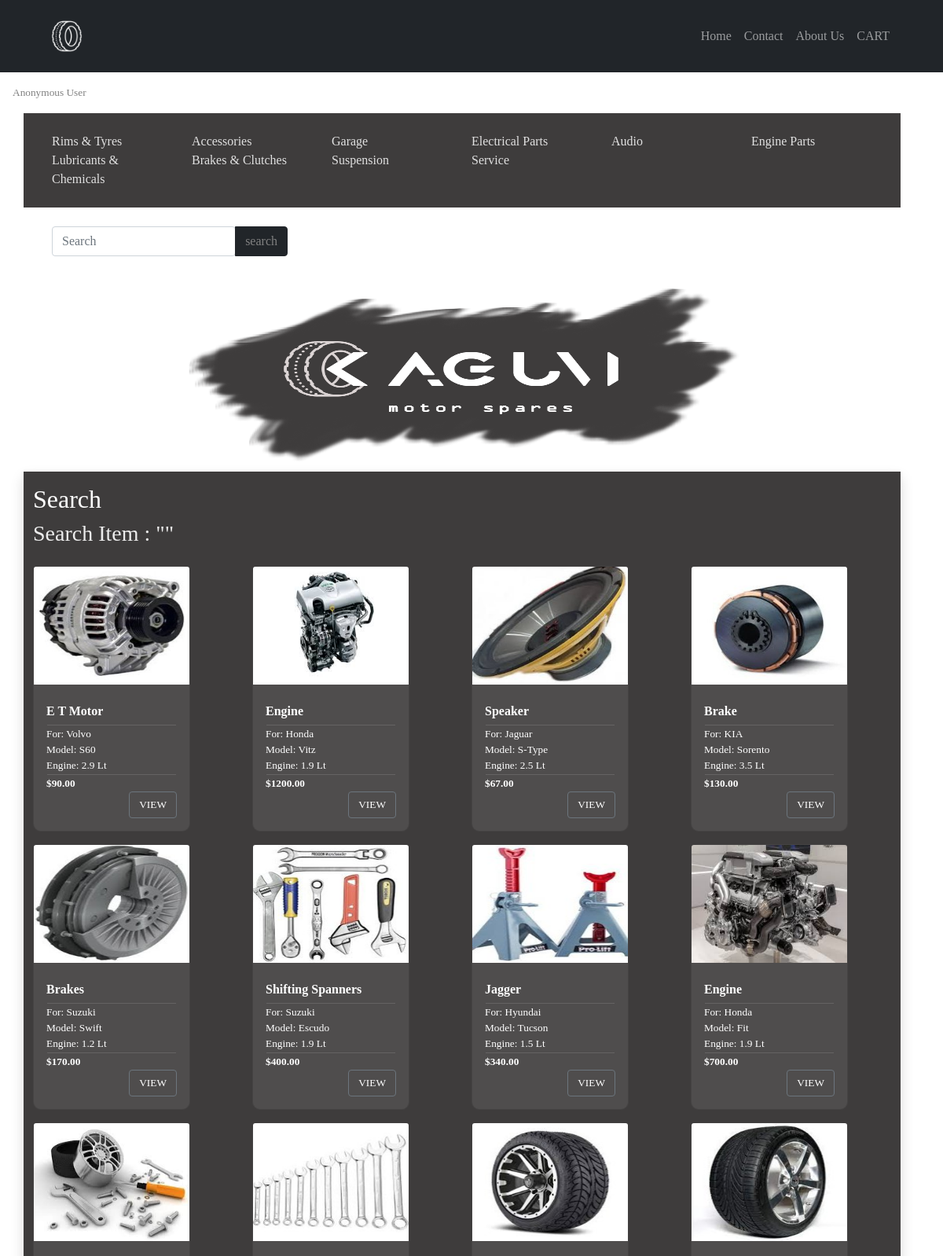
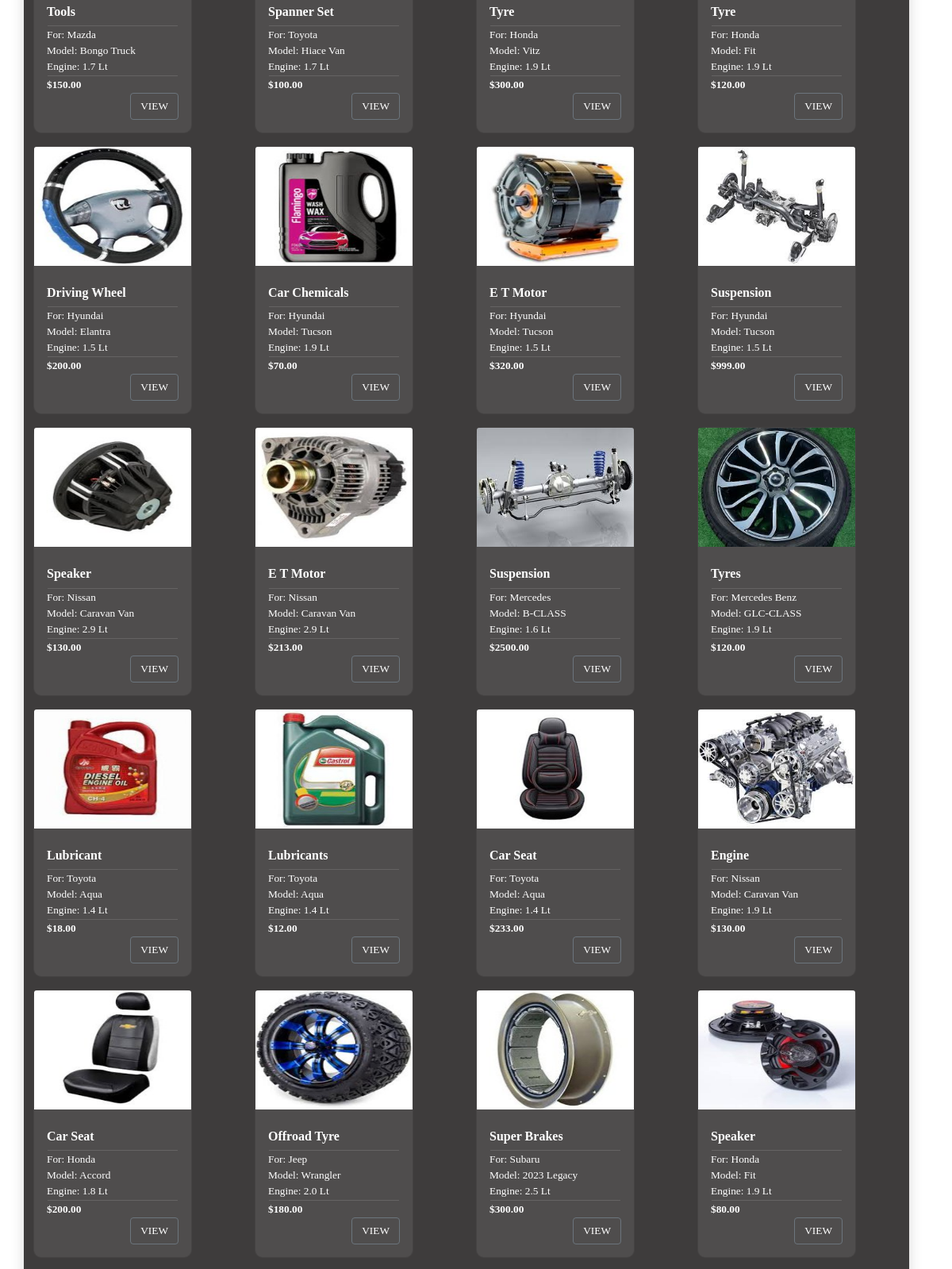
/product/search/ (upper part), run on the app's committed database (2 pictures, top to bottom).
### apps/product/models.py (models this page shows, shortened)
class Category(models.Model): # a class for product categories
    title = models.CharField(max_length=255)
    slug =  models.SlugField(max_length=255)
    ordering = models.IntegerField(default=0)
    class Meta:
        ordering = ['ordering'] #order by ordering field

class Product (models.Model):
    category = models.ForeignKey(Category, related_name='products', on_delete=models.CASCADE) #related_name to get all products in category, on delete to delete all products in category
    vendor = models.ForeignKey(Vendor, related_name='products',on_delete=models.CASCADE)  # related_name to get all products to vendor, on delete to delete all products of vendor
    title = models.CharField(max_length=255)
    slug = models.SlugField(max_length=255)
    description = models.TextField(blank=True, null=True)
    price  = models.DecimalField(max_digits=6, decimal_places=2)
    date_added = models.DateTimeField(auto_now_add=True)
    car = models.CharField(max_length=255)
    model = models.CharField(max_length=255)
    engine =  models.CharField(max_length=255)
    image = models.ImageField(upload_to='uploads/', blank=True, null=True)
    thumbnail = models.ImageField(upload_to='uploads/', blank=True, null=True)
    class Meta:
        ordering = ['-date_added']              #orders products by newest products first
    def get_thumbnail(self):
        if self.thumbnail:
            return self.thumbnail.url

### apps/product/views.py (the view)
# urls.py: path('search/', views.search, name = 'search'),
def search(request):
    query = request.GET.get('query', '')
    products = Product.objects.filter(Q(title__icontains = query) | Q(description__icontains = query))
    return render(request,'product/search.html',{'products': products, 'query': query})

### apps/cart/cart.py (called while the page is built)
    def __len__(self):
        return sum(item['quantity'] for item in self.cart.values())

### apps/cart/context_processors.py (called while the page is built)
def cart(request):
    return {'cart': Cart(request)} #make this globally available to every template in project

### apps/product/context_processors.py (called while the page is built)
def menu_categories(request):
    categories = Category.objects.all()
    return {'menu_categories': categories}

### apps/product/templates/product/search.html (shortened to what this page needs)
{%extends 'core/base.html'%}
 {%block content%}
<div class="col-12 pb-3 mb-3 row shadow">
      <div class="justify-center" >
           <h2 class="mt-3" style="color:white;">Search</h2>
          <h3 style="color:rgba(255,255,255,0.9)">Search Item : "{{ query }}"</h3>
      </div>
      {% for product in products %}
    <div class="col-6 col-sm-6 col-md-5 col-lg-3" >
          {% include 'product/parts/list_item.html' %}
    </div>
      {%endfor%}
</div>
 {%endblock%}

### apps/core/templates/core/base.html (shortened to what this page needs)
{% load static %}
<!DOCTYPE html>
<html lang="en" xmlns="http://www.w3.org/1999/html">
<head>
    <link href="https://cdn.jsdelivr.net/npm/bootstrap@5.1.1/dist/css/bootstrap.min.css" rel="stylesheet">
    <link rel="stylesheet" type="text/css" href="fontawesome-free-5.13.1-web\css\all.min.css">
    <link rel="stylesheet" type="text/css" href="{% static 'styles/main.css' %}">
    <link rel="stylesheet" type="text/css" href="{% static 'styles/toast.css' %}">
</head>
<body>
<header>
     <nav class="navbar navbar-expand-md navbar-dark bg-dark sticky-top p-5 pt-3 pb-3">
        <div class="container-fluid">
            <a class="navbar-brand"  href="{%url 'frontpage'%}"><img src="{% static  'images/logo.png' %}"></a>
            <div class="collapse navbar-collapse justify-content-end" id="navbarSupportedContent">
                <ul class="navbar-nav">
                    <li class="nav-item">
                        <a class="nav-link" href="{%url 'frontpage'%}">Home</a>
                    </li>
                    <li class="nav-item">
                        <a class="nav-link "href="{%url 'contact'%}">Contact</a>
                    </li>
                    <li class="nav-item">
                        <a class="nav-link" href="{%url 'about'%}">About Us</a>
                    </li>
                     <li class="nav-item">
                        <a class="nav-link" href="{% url 'cart' %}">CART{% if cart %} ({{cart|length}}){%endif%}</a>
                    </li>
                </ul>
            </div>
        </div>
    </nav>
    {% if request.user.is_authenticated != True %}
        <p  id="anonymous_user" class="p-3 pb-0" style="color:gray;">Anonymous User</p>
    {% endif %}
    <div class="container mt-2">
    <div class="row d-none d-sm-flex  row  p-4 col-12 " style="background:#3E3C3C">
        {% for category in menu_categories %}
                    <li class="col-xs-12 col-md-4 col-lg-2" style="list-style:none; " >
                    <a href="{% url 'category' category.slug %}" style="color:#E1E1E1; font-family: Century Gothic;text-decoration:none;">{{category.title}}</a>
                    </li>
        {% endfor %}
    </div>
    </div>
    <div class="container">
    <form method="get" action="{% url 'search' %}" class="m-4" style="width:300px;">
       <div class="input-group">
              <input type="text" class="form-control rounded"  placeholder="Search" aria-label="Search" aria-describedby="search-addon" name="query"/>
              <button class="btn btn-outline-dark btn-dark " style="color:gray"  >search</button>
        </div>
    </form>
           </div>
</header><div class="zikubanner col-12">
        <a class="banner-last"  href="{%url 'frontpage'%}"><img  style="left:0px; right:0px;" src="{% static  'images/kaguvi-bg large.png' %}"></a>
    </div>
 <section class="section">
     <div class="container">
         {%block content%}
         {%endblock%}
     </div>
 </section>
</body>
</html>

### apps/product/templates/product/parts/list_item.html (shortened to what this page needs)
 <div class="mt-3">
     <div class="card mt-2 "  >
         <img  src="{{ product.get_thumbnail }}" class="product_img mb-0 mb-md-2 ml-0 card-img-top">
            <div class="card-body">
                 <h6 class="card-title mb-0 mb-md-2" style="font-weight:bold; color:white;"> {{product.title}} </h6>
                <hr>
                 <p class="card-text m-0"> For: {{product.car}} </p>
                 <p class="card-text m-0"> Model: {{product.model}} </p>
                 <p class="card-text m-0"> Engine: {{product.engine}} </p>
                <hr>
                 <p class="card-text m-0" style=" font-weight:bold;">${{product.price}}</p>
                 <div class="d-flex justify-content-end"><a class="this btn btn-outline-secondary" a href="{% url 'product' product.category.slug product.slug product.id %}">VIEW</a></div>
            </div>
     </div>
 </div>

### static/styles/main.css (style rules this page uses)
* { font-family: Century Gothic; }

### apps/product/templates/product/parts/list_item.html (style rules this page uses)
.card { width:200px; }
.card p { font-size:10pt; }
.card img { width:198px; height:150px; }

### apps/core/templates/core/base.html (style rules this page uses)
p { font-size:10pt; color:white; }
.banner-last img { width:100%; height:250px; }
.shadow { background: #3E3C3C; box-shadow: 0 15px 35px rgba(0, 0, 0, 0.9); backdrop-filter: blur(5px); }
.this { font-size:10pt; color:white; }
.card { background: rgba(255, 255, 255, 0.09); border-radius: 10px; }
hr { margin:1px; color:rgba(255, 255, 255, 0.5); }
a { text-decoration:none; }
.navbar-brand img { height:50px; width:50px; }

### data on the page
Category: title "Rims & Tyres"
Category: title "Accessories"
Category: title "Garage"
Category: title "Electrical Parts"
Category: title "Audio"
Category: title "Engine Parts"
Category: title "Lubricants & Chemicals"
Category: title "Brakes & Clutches"
Category: title "Suspension"
Category: title "Service"
Product: get_thumbnail (picture), title "E T Motor", car "Volvo", model "S60", engine "2.9 Lt", price "90.00"
Product: get_thumbnail (picture), title "Engine", car "Honda", model "Vitz", engine "1.9 Lt", price "1200.00"
Product: get_thumbnail (picture), title "Speaker", car "Jaguar", model "S-Type", engine "2.5 Lt", price "67.00"
Product: get_thumbnail (picture), title "Brake", car "KIA", model "Sorento", engine "3.5 Lt", price "130.00"
Product: get_thumbnail (picture), title "Brakes", car "Suzuki", model "Swift", engine "1.2 Lt", price "170.00"
Product: get_thumbnail (picture), title "Shifting Spanners", car "Suzuki", model "Escudo", engine "1.9 Lt", price "400.00"
Product: get_thumbnail (picture), title "Jagger", car "Hyundai", model "Tucson", engine "1.5 Lt", price "340.00"
Product: get_thumbnail (picture), title "Engine", car "Honda", model "Fit", engine "1.9 Lt", price "700.00"
Product: get_thumbnail (picture), title "Tools", car "Mazda", model "Bongo Truck", engine "1.7 Lt", price "150.00"
Product: get_thumbnail (picture), title "Spanner Set", car "Toyota", model "Hiace Van", engine "1.7 Lt", price "100.00"
Product: get_thumbnail (picture), title "Tyre", car "Honda", model "Vitz", engine "1.9 Lt", price "300.00"
Product: get_thumbnail (picture), title "Tyre", car "Honda", model "Fit", engine "1.9 Lt", price "120.00"
Product: get_thumbnail (picture), title "Driving Wheel", car "Hyundai", model "Elantra", engine "1.5 Lt", price "200.00"
Product: get_thumbnail (picture), title "Car Chemicals", car "Hyundai", model "Tucson", engine "1.9 Lt", price "70.00"
Product: get_thumbnail (picture), title "E T Motor", car "Hyundai", model "Tucson", engine "1.5 Lt", price "320.00"
Product: get_thumbnail (picture), title "Suspension", car "Hyundai", model "Tucson", engine "1.5 Lt", price "999.00"
Product: get_thumbnail (picture), title "Speaker", car "Nissan", model "Caravan Van", engine "2.9 Lt", price "130.00"
Product: get_thumbnail (picture), title "E T Motor", car "Nissan", model "Caravan Van", engine "2.9 Lt", price "213.00"
Product: get_thumbnail (picture), title "Suspension", car "Mercedes", model "B-CLASS", engine "1.6 Lt", price "2500.00"
Product: get_thumbnail (picture), title "Tyres", car "Mercedes Benz", model "GLC-CLASS", engine "1.9 Lt", price "120.00"
Product: get_thumbnail (picture), title "Lubricant", car "Toyota", model "Aqua", engine "1.4 Lt", price "18.00"
Product: get_thumbnail (picture), title "Lubricants", car "Toyota", model "Aqua", engine "1.4 Lt", price "12.00"
Product: get_thumbnail (picture), title "Car Seat", car "Toyota", model "Aqua", engine "1.4 Lt", price "233.00"
Product: get_thumbnail (picture), title "Engine", car "Nissan", model "Caravan Van", engine "1.9 Lt", price "130.00"
Product: get_thumbnail (picture), title "Car Seat", car "Honda", model "Accord", engine "1.8 Lt", price "200.00"
Product: get_thumbnail (picture), title "Offroad Tyre", car "Jeep", model "Wrangler", engine "2.0 Lt", price "180.00"
Product: get_thumbnail (picture), title "Super Brakes", car "Subaru", model "2023 Legacy", engine "2.5 Lt", price "300.00"
Product: get_thumbnail (picture), title "Speaker", car "Honda", model "Fit", engine "1.9 Lt", price "80.00"
